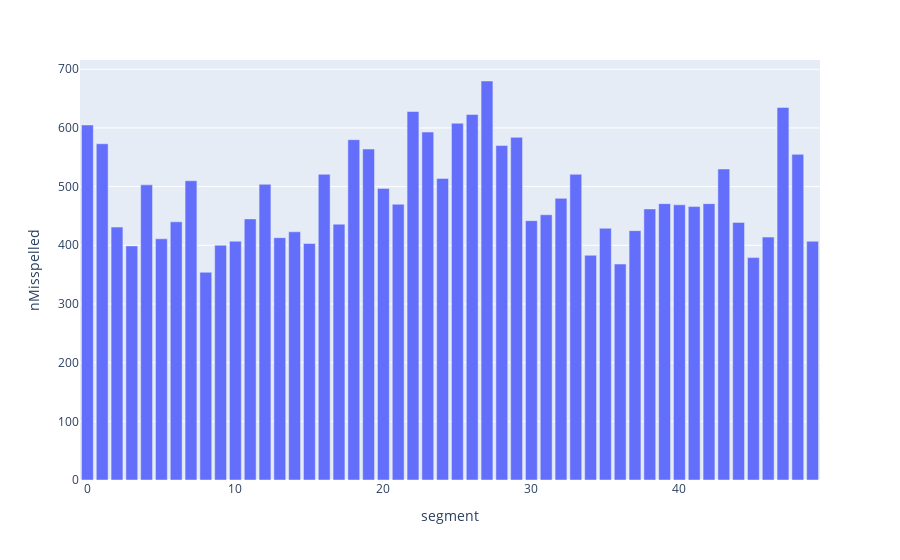

This figure's notebook cell:
### Code cell
plotMisspelled(wakeText)

### Figure 1 — Plotly figure (JSON) as saved in the notebook; plotly's stock layout.template omitted (floating-point values rounded to 4 significant figures)
{"data": [{"alignmentgroup": "True", "customdata": [[["    riverrun, past Eve and Adam's, from", "swerve of shore to bend of bay, brings", "us by a commodius vicus of recirculation", "back to Howth Castle and Envir"], "riverrun commodius vicus recirculation passen rearrived wielderfight penisolate topsawyer themselse gorgios bellowsed venissoon buttended vanessy aqua"], [["ugh for rings round them, during a", "chiliad of perihelygangs, the Formoreans", "have brittled the too-  ath of the Danes", "and the Oxman has been pestered b"], "chiliad brittled ath jerrybuilding Kevan ses childsfather laughtears paxsealing whafft babbelers thangas confusium thigging hou norgels pollyfool fian"], [["for the books and never pegging smashers", "after Tom Bowe Glassarse or Timmy the", "Tosser. 'Tisraely the truth! No isn't", "it, roman pathoricks? You were"], "n't doublejoynted grandfer ritehand doat oghres schoolbelt olde tarandtan plaidboy encostive inkum lavings bourseday tourch ruddyberry redminers woods"], [[" sake!) hands between hahands, in fealty", "sworn (my bravor best! my fraur!) and,", "to the strains of The Secret of Her", "Birth, hushly pierce the rubiend a"], "fraur aurellum layteacher orthophonethics nearstout hippic runfields rememberance stablecloth portey purpular phantomweight toppitt maggies pisononse "], [[", as he, so is a supper as is a sipper,", "spake of the One and told of the", "Compassionate, called up before the", "triad of precoxious scaremakers", "(scoretak"], "precoxious scaremakers scoretaking bellulo rispondas fraulino ushere doyne de trailmost soorkabatcha latitu puggaree fourinhand elbaroom surtout unman"], [["d jumphet to the tiltyard from the", "wastes a'sleep in his obi ohny", "overclothes or choker, attracted by the", "norse of guns playing Delandy is", "cartager on"], "jumphet tiltyard ohny overclothes norse cartager raglar wealthes mor mon byelo pandywhank oonagh belzey martiallawsey marses musi instrumongs Pompery "], [["ppey might to you cuttinrunner on a neuw", "pack of klerds, made him, while his body", "still persisted, their present of a", "protem grave in Moyelta of the b"], "cuttinrunner neuw klerds protem Neagh limniphobes kettlekerry dutchy troutbeck sillying peater arripple somnolulutent curst wastohavebeen architecht o"], [["o cognitively conatively cogitabun-", "dantly sure of it because, living,", "loving, breathing and sleeping", "morphomelosophopancreates, as he most", "significa"], "cogitabun dantly morphomelosophopancreates truies blouseman pediculously A'Quite Szer twithcherous att tenyerdfuul aastalled jobbera majar tumblerous "], [["of D. Blayncy's trilingual triweekly,", "Scatterbrains' Aften-  ing Posht, so as", "to make certain sure onetime and be", "satisfied of their quasicontribusoda"], "trilingual triweekly Aften ing Posht atalaclamoured Pozor Buddaree morrowing unrescued patriate aslike asnake sliduant oaktree liquidamber resipiency "], [["anewanting human lioness with her", "dishorned discipular manram will lie", "down together publicly flank upon", "fleece. No, assuredly, they are not", "justified"], "dishorned Misthress anomo teasy nosibos jotty fols falli nadianods strow blague recting robur fansaties frizette graith uncouthre ment postmantuam gla"], [["a singleminded men's asylum, accentuated", "by bi tso fb rok engl a ssan dspl itch", "ina, — Yard inquiries pointed out → that", "they ad bîn \"provoked\" ay  fo"], "singleminded bîn ay àth ùpon sù fàç'e ingh smearbread newlaidills pneuma mon peerer fourleaved Partlet dungheap waterung shyme lettermaking explots ac"], [["he appeared to his shecook as Haycock,", "Emmet, Boaro, Toaro, Osterich, Mangy and", "Skunk; pressed the beer of aled age out", "of the nettles of rashness; pu"], "shecook coq dapifer pancircensor topes packetboat Tortur brugh youngheaded dafe duv pitchin Koenig tronf comf priv vaguum moultain boultter lumin succ"], [["effect. For Rut-  land blue's got out of", "passion. So, so, my precious! O, I can", "see the cost, chare! Don't tell me! Why,", "the boy in sheeps' lane knows"], "chare n't sheeps n't juliettes n't n't aucthor significat exsystems nieu nivulon trouchorous gibos bosso sorrasims Uian n't alpin charmermaid marfello"], [["tender) Vux Populus, as we say in", "hickory-  hockery and I wish we had some", "more glasses of arbor vitae. Why roat by", "the roadside or awn over alum pot?"], "arbor n't jones wildsbillow supersocks publicked bestback laetification siderodromites unenglish billfaust nite wantnot Wilsh deblinite funcktas srump"], [["h, lives on loans and is furtivefree", "yours of age? with-  out one sigh of", "haste like the supreme prig he was, and", "not a bit sorry, he would pull a vac"], "furtivefree pensile lauscher prattlepate parnella deadbest tamileasy samtalaisy agri philanthropicks panesthetic swrine tarabooming poh visanvrerssas "], [["Father Flammeus Falconer, boycotted him", "of all mutton-  suet candles and", "romeruled stationery for any purpose, he", "winged away on a wildgoup's chase ac"], "romeruled wildgoup blushfed porporates dunsky tunga Primum et cuncti potentem suscepto perizomatis uti deiectiones suas tristitiae posuit invocatione "], [["hoot swift up her sheba sheath, like any", "gay lord salomon, her bulls they were", "ruhring, surfed with spree. Boyarka", "buah! Boyana bueh! He erned his lil"], "ruhring erned lille staly n't kaldt codfisck ee Ay ing Gota limmat wonced laddery dextro coneywink n't absantee proxenete phthat jarkon langua examplu"], [["led she fleetly laid at our door! On the", "matt, by the pourch and in-  under the", "cellar. The rivulets ran aflod to see,", "the glashaboys, the pollynootie"], "pourch aflod glashaboys pollynooties paunschaup ingenuinas artesaned wellings Annchen sula Ausone sidulcis n't tambre chir jary maundy meerschaundize "], [["ly gra-  cious: Mi, O la!), and reloose", "that thong off his art: Hast thou feel", "liked carbunckley ones? Apun which his", "poohoor pricoxity theirs   is a"], "reloose poohoor pricoxity tittertit wordchary atvoiced ringsoundinly ensembled ulstramarines Warewolff Olff olff topheetuck ankered prest whatarcurss "], [[" seamist inso one) as leichtly as see", "saw (O my goodmiss! O my greatmess! O my", "prizelestly preshoes!) while, dewyfully", "as dimb dumbelles, all alisten"], "seamist inso leichtly goodmiss greatmess prizelestly preshoes alisten Enchainted Stainusless herehear salutamt unschoold pageantmaster softmis sives b"], [["ll ye na pick them in their pink of", "panties. You can colour up till you're", "prawn while I go squirt with any cockle.", "When here who adolls me infuxes"], "na backsight greeneyed viewmarc breathings glittergates herof therebeneath breathings fondance uniomargrits consonantia herup aba vibroverberates tegm"], [["NISM.      seldomers that most frequent", "him. That same erst crafty hakemouth", "which under the assumed name of Ignotus", "Loquor, of foggy old, harangued b"], "seldomers hakemouth favorite theo incenstrobed smellpex ostrogothic wartem Castil Saaleddies warken loth pleasestir inkbottle solarsystemised seriol a"], [["w to call the cattle black. Moopetsi", "meepotsi.        5 I was so snug off in", "my apholster's creedle but at long leash", "I'll stretch more capritious in"], "creedle capritious dapplepied lisplips liss hunterland twoheaded dul carnons pulfers Omnitudes knutshedell abso stown SIGNIFI sevencoloured Ochone imp"], [["them, (o.p.) to steeplechange back once", "from their ophis workship and twice on", "sundises, to their ancient flash and", "crash habits of old Pales time ere"], "steeplechange ophis workship outa th'Empyre righthand interlooking pum hoc doombody ostrovgods eitherways descendance priesto puddywhack molniacs made"], [["ates.2 This is brave Danny weeping his", "spache for the popers. This is cool", "Connolly wiping his hearth with brave", "Danny. And this, regard! how Chawlese"], "spache popers parparaparnelligoes L'arty Prouf puppadums paraboles famellicurbs triperforator awlrite pergaman blessted selfchuruls unpious hairydary "], [["meeds be the hourihorn), hibernia-  ting", "after seven oak ages, fearsome where", "they were he had gone dump in the", "doomering this tide where the peixies"], "meeds hourihorn doomering sess boelgein locquor overus ballshee niggerhead fitten mer kins povotogesus portocall furt hurdies sayd kumpavin iceslant h"], [["ey with the room in herberge down to", "forkpiece and bucklecatch, (Elding, my", "elding! and Lif, my lif!) in the pravacy", "of the pirmanocturne, hap, sayd h"], "ey herberge forkpiece bucklecatch elding lif pravacy pirmanocturne sayd sayd fyrsty annas everso thried swumped seachest mallyme emmas brottels taylig"], [[" of the drumbume of a narse. Guards,", "serf Finnland, serve we all!      TAFF", "(whatwidth the psychophannies at the", "front and whetwadth   the psuckofumbe"], "drumbume narse whatwidth psychophannies psuckofumbers bulchri chudes roshashanaral Ribboncake pollex prized justso fannacies daintied showlaced limbal"], [["bung goes the enemay the Percy rally got", "me, messger, (as true as theirs an", "Almagnian Gothabobus!) to blow the grand", "off his aceupper. Thistake it's m"], "enemay aceupper Thistake meest insurrectioned procuratress sleever Tumbleheaver camelsensing sonce wellbred umzemlianess preceedings autosotorisation "], [["o you low, marchers! Attemption! What a", "mazing month of budsome misses they are", "making, so wingty-  wish to flit beflore", "their kin! Attonsure! Ears to"], "wingty beflore skall yawpens papertreated hocksheat starvision avrageto conscraptions asservent perfectpeace abwaited intectis perensempry othour knig"], [["mp, Powell! Clean over all their heads.", "We could kiss him for that one, couddled", "we, Huggins? Sparkes is the footer to", "hance off nancies. Scaldhead, p"], "couddled nancies burryberries massus kinn softing soullfriede ating easter greeding keykeeper dreamadoory saysaith helo gattling ropen noosebag schlym"], [["Roman history, of Latimer repeating", "himself, from the vicerine of Lord Hugh,", "the Lacytynant, till Bockleyshuts the", "rah-  jahn gerachknell and regnumro"], "vicerine Bockleyshuts oceanfuls forgetmenots abijance pioja earnasyoulearning growback Moonster matther Flure gynecollege Janesdanes Anders auld unita"], [[" so swayed a will of a wisp before me,", "hand prop to hand, prompt side to the", "pros, dressed like an earl in just the", "correct wear, in a classy mac Frie"], "suparior ferrier freeswinging scotsmost sparable softrolling sealingwax twentytwo krasnapopp boheem damasker overshirt starspangled crinklydoodle embr"], [["joust as sieck as a sexton and tantoo", "pooveroo quant a churchprince, and wheer", "the midges to wend hemsylph or vosch to", "sirch for grub for his corapuss"], "churchprince wheer sirch volomundo osi vide vide pickopeck muscow tittlebits contrited melan sluggered whilepaper lustres de voured styearcases mensas"], [["eplug of filiality reinsure your", "bunghole! May the barleywind behind glow", "luck to your bathershins! 'Tis well we", "know you were loth to leave us, windi"], "reinsure Tis loth aruah dreambookpage blankmerges goodship knockside trampthickets Jaun cothurminous preambler hosen footgear planemetrically cotted j"], [["ted sauce. Sifted science will do your", "arts good. Egg Laid by Former Cock and", "With Flageolettes in Send   Fanciesland.", "Chiefly girls. Trip over sacram"], "Flageolettes Fanciesland saucerdotes instructual bittermint soughts balmoil schizmatics hemd mouthshine vesta underclothed forstake Whisht happytight "], [["g, I never could tell the leest", "falsehood that would truthfully give", "sotisfiction. I'm not talking apple", "sauce eithou. Or up in my hat. I earnst.", "Schu"], "sotisfiction earnst correspondance besated thauthor phono th'ether tis tramsported hoppy plow profund efferfreshpainted livy pharoph nextfirst ramesch"], [[" I pass no remark. Hope he hasn't the", "cholera. Give him an eyot in the farout.", "Moseses and Noasies, how are you? He'd", "be as snug as Columbsisle Jonas"], "n't eyot farout wrocked whaves quotad anysides cankle breans annyone oweand chems yemploy coppy n't marmade flamme leal aboo omportent piedish schinke"], [["uiting that personer in his fallen. And", "a crack quat-  youare of stenoggers they", "made of themselves, solons and psy-", "chomorers, all told, with their"], "quat youare stenoggers solons psy daimons asprawl amengst bedeave oscasleep whatall tis starmenag mack ensorcelled mamalujo groupography quarterings c"], [[" Fullgrapce for an endupper, half muxy", "on his whole! Would he were even among", "the lost! From ours bereft beyond be-", "longs. Oremus poor fraternibus th"], "endupper muxy gallews airse sameplace sopjack fosther roamin teetotum asamed ashunned harican Outpassed pertimes moonshane shemblable otiumic saywhen "], [["By snaachtha clocka. The nicest at all.", "In hilly-and-even zimalayars.     — Did", "it not blow some gales, westnass or", "ostscent, rather strongly to less,"], "ostscent jusse sprungen galumphantes Stll cllng Nmr highlucky nackt pritty geallachers datey Latearly Latearly Latearly Latearly latterlig frostwork h"], [["rful! Come, delicacy! Go to the end,", "thou slackerd! Once upon a grass and a", "hopping high grass it was.     — Faith,", "then, Meesta Cheeryman, first he"], "rful slackerd wesz MacSmashall Swingy ragamufflers perusual ner mrowkas weevilybolly nagles coocoomb sirr n't awethorrorty wolfling thoult kanes faket"], [["ke's named moke. Doggymens' nimmer win!", "You last led the first when we last but", "we'll first trump your last with a", "lasting. Jump the railchairs or tak"], "railchairs foxyjack Ye've skullabogue caldron kalebrose sandsteen brandnew braintrust compellably empanelled uniformication Underfifteen Mirtha dreepe"], [["l-  bobs have gone from the mode and", "hairtrigger nicks are quite out of time", "now. Thuggeries are reere as glovars'", "metins, lepers lack, ignerants show"], "hairtrigger reere ignerants bitterhalves mallsight kepp poudies segn skivs centripunts havd habt seaventy seavens inkeptive fordrock chort wherewithou"], [[" paddypalace on the crossknoll with", "massgo bell, sixton clashcloshant,", "duominous and muezzatinties to commind", "the fit-  ful: doom adimdim adoom adimad"], "paddypalace crossknoll ful adimdim adoom adimadim oragel posied pewmillieu tararulled bon altarstane mossyhonours sleetshowers ing vergin alphabeater "], [[" honty bottomsside pap pap pappa.     —", "Li ne dormis?      — S! Malbone dormas.", "    — Kia li krias nikte?      — Parolas", "infanetes. S!       Sonly al"], "honty pappa Malbone dormas nikte infanetes Sonly elvery seling nightmail afarfrom pickts saxums hosties gallpitch lilygem sleepingchambers seneschals "], [["nt garden: monk and sempstress, in", "sackcloth silkily: curious dreamers,", "curious dramas, curious deman, plagiast", "dayman, playajest dearest, plaguiest d"], "nt strangfort karkery dryflooring leperties laddos blump slogo snorring villen brunzewig caspian pharrer livite hedcosycasket wollsey shirtplisse peas"], [["ly. Next, upon due reflotation, up", "started four hurrigan gales to", "smithereen his plateglass house-  walls", "and the slate for accounts his keeper", "was co"], "ly reflotation counterbezzled hussites sconded barleystraw explosium deafadumped heptark bankrump ohoho policist covenanter falseheaven ultraviolent s"], [["coloured milk train on the fartykket", "plan run with its endless gallaxion of", "rotatorattlers and the smool-  troon our", "elderens rememberem as the scream"], "fartykket gallaxion rotatorattlers smool waggonwobblers everdue Ecclesia aubrey primace aboil Eyr onebut insels increate tim ber heeler wethers lapful"], [["e staired up the step after it's the", "power of the gait. His giantstand of", "manun-  known. No brad wishy washy wathy", "wanted neither! Once you are ballad"], "staired giantstand manun wishy unperceable Ruggers Finckers hizzars ploose concloose thoose epoostles ourselfsake whool lovesend pockle giddersh ve ch"]], "hovertemplate": "segment=%{x}<br>nMisspelled=%{y}<br>previews=%{customdata[0]}<br>misspelled=%{customdata[1]}<extra></extra>", "legendgroup": "", "marker": {"color": "#636efa"}, "name": "", "offsetgroup": "", "orientation": "v", "showlegend": false, "textposition": "auto", "type": "bar", "x": [0, 1, 2, 3, 4, 5, 6, 7, 8, 9, 10, 11, 12, 13, 14, 15, 16, 17, 18, 19, 20, 21, 22, 23, 24, 25, 26, 27, 28, 29, 30, 31, 32, 33, 34, 35, 36, 37, 38, 39, 40, 41, 42, 43, 44, 45, 46, 47, 48, 49], "xaxis": "x", "y": [605, 573, 431, 399, 503, 411, 440, 510, 354, 400, 407, 445, 504, 413, 423, 403, 521, 436, 580, 564, 497, 470, 628, 593, 514, 608, 623, 680, 570, 584, 442, 452, 480, 521, 383, 429, 368, 425, 462, 471, 469, 466, 471, 530, 439, 379, 414, 635, 555, 407], "yaxis": "y"}], "layout": {"barmode": "relative", "legend": {"tracegroupgap": 0}, "margin": {"t": 60}, "xaxis": {"anchor": "y", "domain": [0, 1], "title": {"text": "segment"}}, "yaxis": {"anchor": "x", "domain": [0, 1], "title": {"text": "nMisspelled"}}}}
